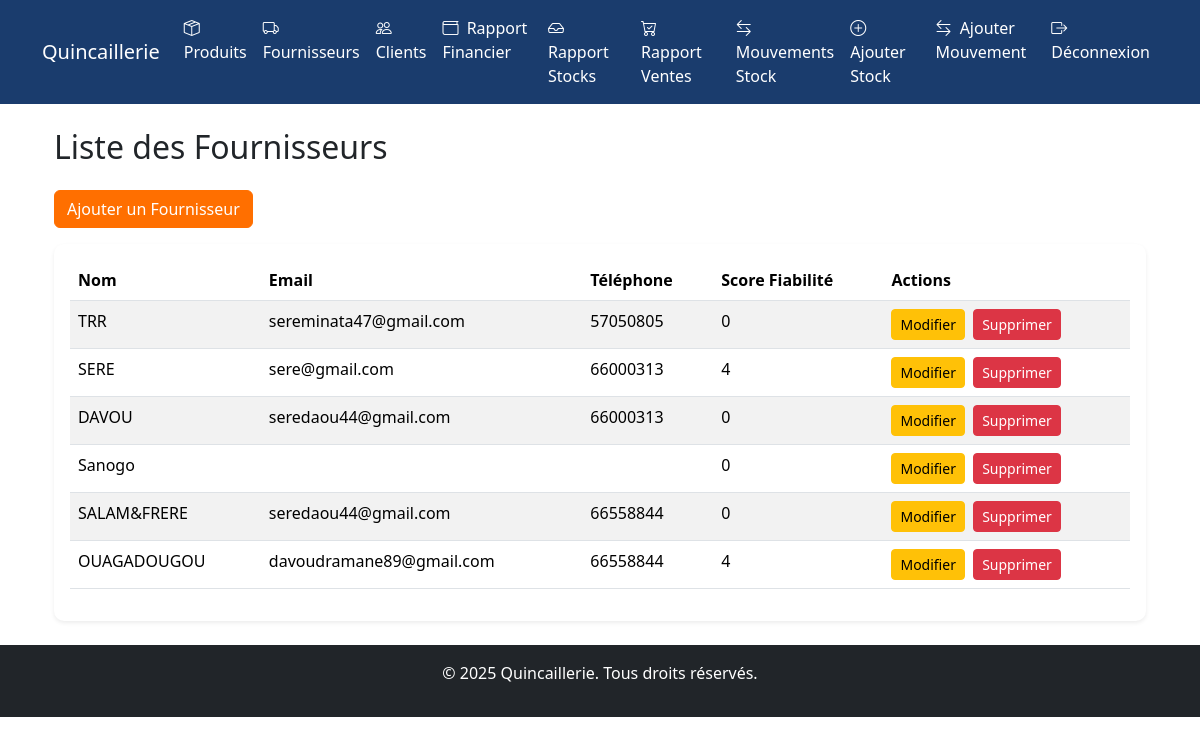
The page /fournisseurs/ (signed in) on the database its author committed.
### fournisseurs/models.py (models this page shows, shortened)
class Fournisseur(models.Model):
    nom = models.CharField(max_length=200, verbose_name="Nom")
    email = models.EmailField(blank=True, verbose_name="Email")
    telephone = models.CharField(max_length=20, blank=True, verbose_name="Téléphone")
    adresse = models.TextField(blank=True, verbose_name="Adresse")
    score_fiabilite = models.PositiveIntegerField(default=0, verbose_name="Score de fiabilité")
    date_creation = models.DateTimeField(auto_now_add=True)
    class Meta:
        verbose_name = "Fournisseur"
        verbose_name_plural = "Fournisseurs"

### fournisseurs/views.py (the view)
# urls.py: path('', views.liste_fournisseurs, name='liste_fournisseurs'),
@login_required
def liste_fournisseurs(request):
    fournisseurs = Fournisseur.objects.all()
    return render(request, 'fournisseurs/liste_fournisseurs.html', {'fournisseurs': fournisseurs})

### fournisseurs/templates/fournisseurs/liste_fournisseurs.html (shortened to what this page needs)
{% extends 'base.html' %}
{% load static %}
{% block contenu %}
<div class="container fade-in">
    <h2 class="mb-4">Liste des Fournisseurs</h2>
    <div class="mb-3">
        <a href="{% url 'fournisseurs:ajouter_fournisseur' %}" class="btn btn-primary">Ajouter un Fournisseur</a>
    </div>
    <div class="card border-0 shadow-sm">
        <div class="card-body">
            <div class="table-responsive">
                <table class="table table-striped table-hover">
                    <thead>
                        <tr>
                            <th>Nom</th>
                            <th>Email</th>
                            <th>Téléphone</th>
                            <th>Score Fiabilité</th>
                            <th>Actions</th>
                        </tr>
                    </thead>
                    <tbody>
                        {% for fournisseur in fournisseurs %}
                            <tr>
                                <td>{{ fournisseur.nom }}</td>
                                <td>{{ fournisseur.email }}</td>
                                <td>{{ fournisseur.telephone }}</td>
                                <td>{{ fournisseur.score_fiabilite }}</td>
                                <td>
                                    <a href="{% url 'fournisseurs:modifier_fournisseur' fournisseur.pk %}" class="btn btn-sm btn-warning me-1">Modifier</a>
                                    <a href="{% url 'fournisseurs:supprimer_fournisseur' fournisseur.pk %}" class="btn btn-sm btn-danger" onclick="return confirmDelete()">Supprimer</a>
                                </td>
                            </tr>
                        {% empty %}
                            <tr>
                                <td colspan="5" class="text-center">Aucun fournisseur trouvé.</td>
                            </tr>
                        {% endfor %}
                    </tbody>
                </table>
            </div>
        </div>
    </div>
</div>
{% endblock %}

### static/css/styles.css (style rules this page uses)
.card { border-radius: 10px; }
.btn-primary, .btn-outline-primary { background-color: #ff6f00; border-color: #ff6f00; transition: background-color 0.3s ease, transform 0.2s ease; }
.btn-danger { transition: background-color 0.3s ease, transform 0.2s ease; }
.fade-in { animation: fadeIn 0.5s ease-in; }

### fournisseurs/templates/fournisseurs/liste_fournisseurs.html (style rules this page uses)
.fade-in { animation: fadeIn 0.5s ease-in; }
.card { border-radius: 10px; }
.btn-primary { background-color: #ff6f00; border-color: #ff6f00; transition: background-color 0.3s ease, transform 0.2s ease; }
.btn-warning, .btn-danger { transition: transform 0.2s ease; }

### rows shown on the page
Fournisseur: nom "TRR", email "sereminata47@gmail.com", telephone "57050805", score_fiabilite "0"
Fournisseur: nom "SERE", email "sere@gmail.com", telephone "66000313", score_fiabilite "4"
Fournisseur: nom "DAVOU", email "seredaou44@gmail.com", telephone "66000313", score_fiabilite "0"
Fournisseur: nom "Sanogo", score_fiabilite "0"
Fournisseur: nom "SALAM&FRERE", email "seredaou44@gmail.com", telephone "66558844", score_fiabilite "0"
Fournisseur: nom "OUAGADOUGOU", email "davoudramane89@gmail.com", telephone "66558844", score_fiabilite "4"
